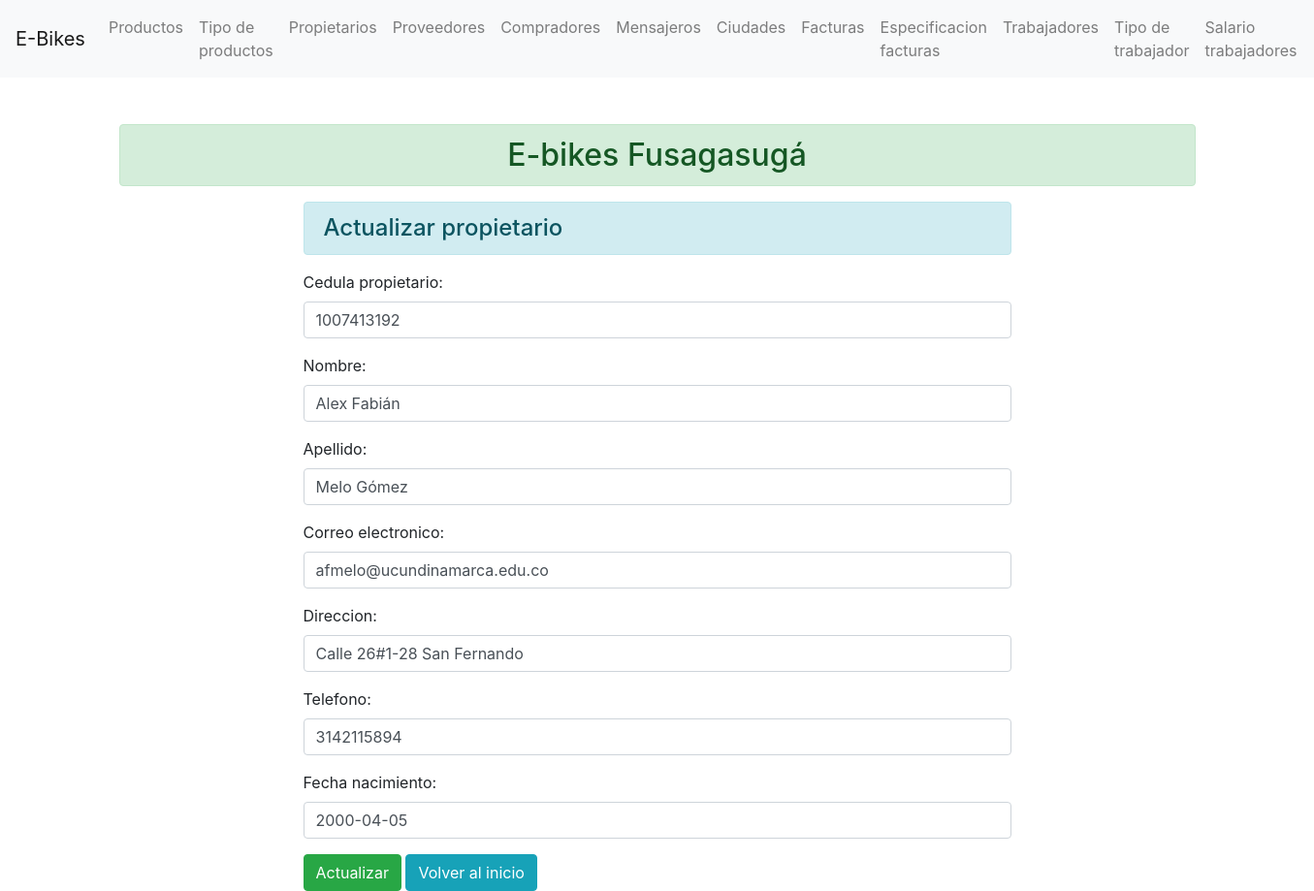
The app's page /propietarios/1007413192/ with its own data.
### enroll/models.py (models this page shows)
class Propietario(models.Model):
    cedula_propietario = models.IntegerField(primary_key=True)
    nombre = models.CharField(max_length=70)
    apellido = models.CharField(max_length=70)
    correo_electronico = models.EmailField(max_length=70)
    direccion = models.CharField(max_length=70)
    telefono = models.IntegerField()
    fecha_nacimiento = models.DateField()

### enroll/views.py (the view)
# urls.py: path('propietarios/<int:cedula_propietario>/', views.update_propietario, name="updatepropietario"),
def update_propietario(request, cedula_propietario):
    if request.method == 'POST':
        pi = Propietario.objects.get(pk=cedula_propietario)
        fm = PropietarioRegistration(request.POST, instance=pi)
        if fm.is_valid():
            fm.save()
    else:
        pi = Propietario.objects.get(pk=cedula_propietario)
        fm = PropietarioRegistration(instance=pi)
    return render(request, 'enroll/updatepropietario.html', {'form':fm})

### enroll/forms.py
class PropietarioRegistration(forms.ModelForm):
    class Meta:
        model = Propietario
        fields = ['cedula_propietario', 'nombre', 'apellido', 'correo_electronico', 'direccion', 'telefono', 'fecha_nacimiento']
        widgets = {
            'cedula_propietario': forms.NumberInput(attrs={'class':'form-control'}),
            'nombre': forms.TextInput(attrs={'class':'form-control'}),
            'apellido': forms.TextInput(attrs={'class':'form-control'}),
            'correo_electronico': forms.EmailInput(attrs={'class':'form-control'}),
            'direccion': forms.TextInput(attrs={'class':'form-control'}),
            'telefono': forms.NumberInput(attrs={'class':'form-control'}),
            'fecha_nacimiento': forms.DateInput(attrs={'class':'form-control'}),
        }

### enroll/templates/enroll/updatepropietario.html (shortened to what this page needs)
{% extends 'enroll/base.html' %}
{% block content  %}
    <div class="row">
        <div class="col-sm-8 offset-2">
            <h4 class="alert alert-info">Actualizar propietario</h4>
            <form action="" method="POST">
                {{form.as_p}}
                <input type="submit" class="btn btn-success" value="Actualizar">
                <a href="{% url 'addpropietario' %}" class="btn btn-info">Volver al inicio</a>
            </form>
        </div>
    </div>
{% endblock content  %}

### records on screen
Propietario: cedula_propietario "1007413192", nombre "Alex Fabián", apellido "Melo Gómez", correo_electronico "afmelo@ucundinamarca.edu.co", direccion "Calle 26#1-28 San Fernando", telefono "3142115894", fecha_nacimiento "2000-04-05"
